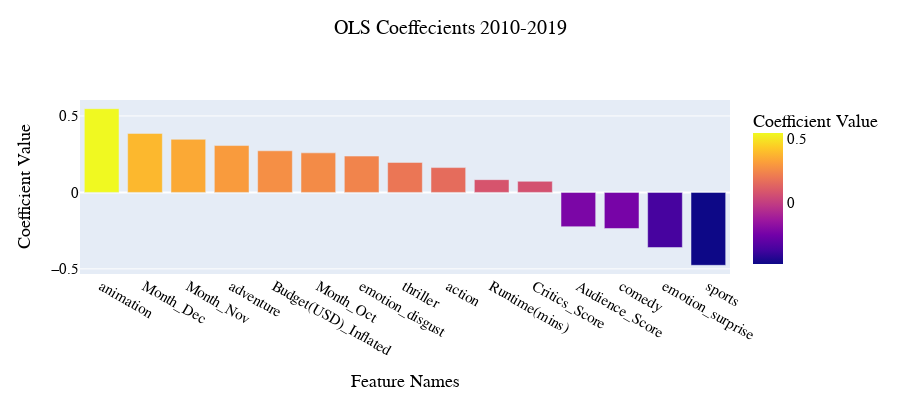

Here is the notebook cell this chart was saved with:
### Code cell
plot_feature_coefficients(feature_stats_post_2010, "OLS Coeffecients 2010-2019", "../_includes/OLS_features_post_2010.html")

### Figure 1 — Plotly figure (JSON) as saved in the notebook; plotly's stock layout.template omitted (floating-point values rounded to 4 significant figures)
{"data": [{"alignmentgroup": "True", "customdata": [[0.1489, 3.676, 0.0002462], [0.1187, 3.252, 0.001173], [0.1153, 3.012, 0.002638], [0.07598, 4.034, 5.77e-05], [0.03573, 7.615, 4.814e-14], [0.1097, 2.359, 0.01847], [0.1051, 2.261, 0.0239], [0.06739, 2.912, 0.003645], [0.07089, 2.291, 0.02211], [0.03395, 2.455, 0.01422], [0.03515, 2.065, 0.03911], [0.03647, -6.142, 1.061e-09], [0.06151, -3.835, 0.0001309], [0.1512, -2.384, 0.01726], [0.1576, -3.024, 0.002538]], "hovertemplate": "Feature Names=%{x}<br>Coefficient Value=%{marker.color}<br>Std_Error=%{customdata[0]}<br>t_value=%{customdata[1]}<br>p_value=%{customdata[2]}<extra></extra>", "legendgroup": "", "marker": {"color": [0.5475, 0.3859, 0.3473, 0.3065, 0.2721, 0.2587, 0.2375, 0.1963, 0.1624, 0.08333, 0.07258, -0.224, -0.2359, -0.3604, -0.4766], "coloraxis": "coloraxis", "pattern": {"shape": ""}}, "name": "", "offsetgroup": "", "orientation": "v", "showlegend": false, "textposition": "auto", "type": "bar", "x": ["animation", "Month_Dec", "Month_Nov", "adventure", "Budget(USD)_Inflated", "Month_Oct", "emotion_disgust", "thriller", "action", "Runtime(mins)", "Critics_Score", "Audience_Score", "comedy", "emotion_surprise", "sports"], "xaxis": "x", "y": [0.5475, 0.3859, 0.3473, 0.3065, 0.2721, 0.2587, 0.2375, 0.1963, 0.1624, 0.08333, 0.07258, -0.224, -0.2359, -0.3604, -0.4766], "yaxis": "y"}], "layout": {"barmode": "relative", "coloraxis": {"colorbar": {"title": {"text": "Coefficient Value"}}, "colorscale": [[0, "#0d0887"], [0.1111, "#46039f"], [0.2222, "#7201a8"], [0.3333, "#9c179e"], [0.4444, "#bd3786"], [0.5556, "#d8576b"], [0.6667, "#ed7953"], [0.7778, "#fb9f3a"], [0.8889, "#fdca26"], [1, "#f0f921"]]}, "font": {"color": "black", "family": "Futura", "size": 15}, "height": 400, "legend": {"tracegroupgap": 0}, "title": {"font": {"size": 20}, "text": "OLS Coeffecients 2010-2019", "x": 0.5, "xanchor": "center", "y": 0.95, "yanchor": "top"}, "xaxis": {"anchor": "y", "domain": [0, 1], "title": {"text": "Feature Names"}}, "yaxis": {"anchor": "x", "domain": [0, 1], "title": {"text": "Coefficient Value"}}}}
